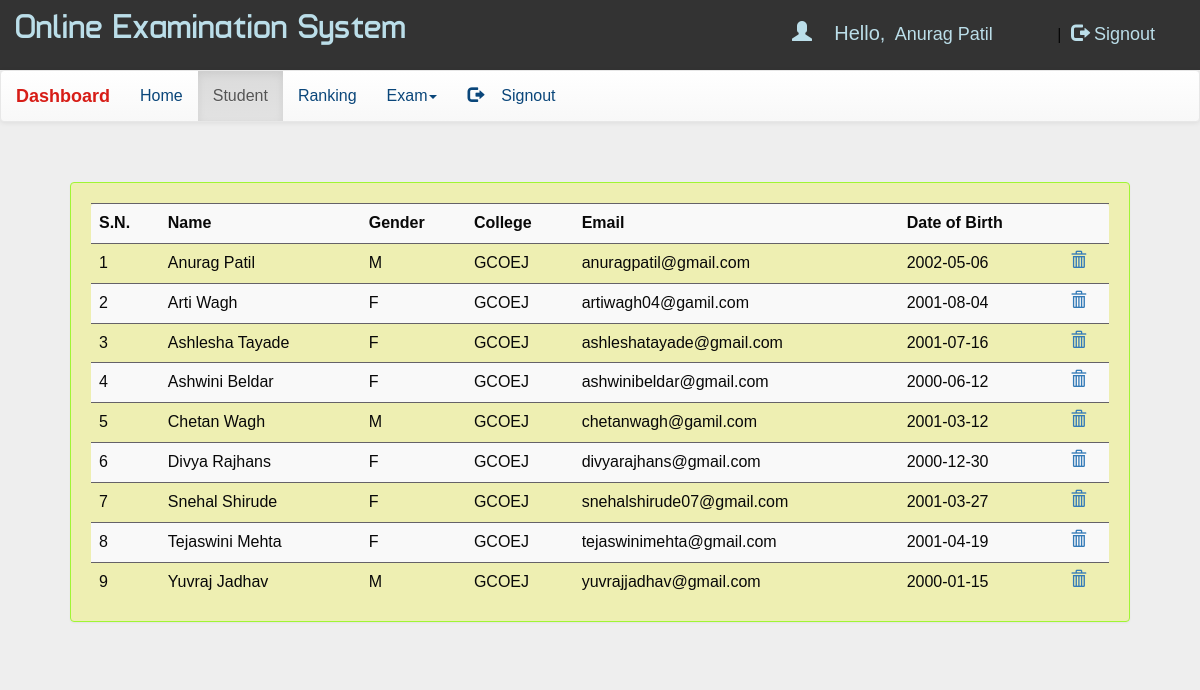
The page /dash.php?q=1 (signed in) on the database its author committed.
### tables this page shows
CREATE TABLE `student` (
  `name` varchar(500) NOT NULL,
  `gender` varchar(5) NOT NULL,
  `college` varchar(100) NOT NULL,
  `email` varchar(500) NOT NULL,
  `dob` date NOT NULL,
  `password` varchar(500) NOT NULL
);

### dash.php (the view, shortened to what this page needs)
<!DOCTYPE html PUBLIC "-//W3C//DTD XHTML 1.0 Transitional//EN" "http://www.w3.org/TR/xhtml1/DTD/xhtml1-transitional.dtd">
<html xmlns="http://www.w3.org/1999/xhtml">
<head>
<link  rel="stylesheet" href="css/bootstrap.min.css"/>
 <link  rel="stylesheet" href="css/bootstrap-theme.min.css"/>
 <link rel="stylesheet" href="css/mains.css">
 <link  rel="stylesheet" href="css/font.css">
</head>
<body  style="background:#eee;">
<div class="header">
<div class="row">
<div class="col-lg-6">
<span class="logo">Online Examination System</span></div>
<?php
 include_once 'dbConnection.php';
  if(!(isset($_SESSION['email']))){
header("location:index.php");
}
else
{
$name = $_SESSION['name'];;
echo '<span class="pull-right top title1" ><span class="log1"><span class="glyphicon glyphicon-user" aria-hidden="true"></span>&nbsp;&nbsp;&nbsp;&nbsp;Hello,</span> <a href="account.php" class="log log1">'.$name.'</a>&nbsp;|&nbsp;<a href="logout.php?q=account.php" class="log"><span class="glyphicon glyphicon-log-out" aria-hidden="true"></span>&nbsp;Signout</button></a></span>';
}?>
</div></div>
<nav class="navbar navbar-default title1">
  <div class="container-fluid">
    <div class="navbar-header">
      <a class="navbar-brand" href="dash.php?q=0"><b>Dashboard</b></a>
    </div>
    <div class="collapse navbar-collapse" id="bs-example-navbar-collapse-1">
      <ul class="nav navbar-nav">
        <li <?php if(@$_GET['q']==0) echo'class="active"'; ?>><a href="dash.php?q=0">Home<span class="sr-only">(current)</span></a></li>
        <li <?php if(@$_GET['q']==1) echo'class="active"'; ?>><a href="dash.php?q=1">Student</a></li>
		<li <?php if(@$_GET['q']==2) echo'class="active"'; ?>><a href="dash.php?q=2">Ranking</a></li>
        <li class="dropdown <?php if(@$_GET['q']==4 || @$_GET['q']==5) echo'active"'; ?>">
          <a href="#" class="dropdown-toggle" data-toggle="dropdown" role="button" aria-haspopup="true" aria-expanded="false">Exam<span class="caret"></span></a>
        </li><li class="pull-right"> <a href="logout.php?q=account.php"><span class="glyphicon glyphicon-log-out" aria-hidden="true"></span>&nbsp;&nbsp;&nbsp;&nbsp;Signout</a></li>
      </ul>
          </div>
  </div>
</nav>
<div class="container">
<div class="row">
<div class="col-md-12">
<?php if(@$_GET['q']==1) {
$result = mysqli_query($con,"SELECT * FROM student") or die('Error');
echo  '<div class="panel"><div class="table-responsive"><table class="table table-striped title1">
<tr><td><b>S.N.</b></td><td><b>Name</b></td><td><b>Gender</b></td><td><b>College</b></td><td><b>Email</b></td><td><b>Date of Birth</b></td><td></td></tr>';
$c=1;
while($row = mysqli_fetch_array($result)) {
	$name = $row['name'];
	$dob = $row['dob'];
	$gender = $row['gender'];
  $email = $row['email'];
	$college = $row['college'];
	echo '<tr><td>'.$c++.'</td><td>'.$name.'</td><td>'.$gender.'</td><td>'.$college.'</td><td>'.$email.'</td><td>'.$dob.'</td>
	<td><a title="Delete Student" href="update.php?demail='.$email.'"><b><span class="glyphicon glyphicon-trash" aria-hidden="true"></span></b></a></td></tr>';
}
echo '</table></div></div>';
}?>
</div>
</div></div>
</body>
</html>

### css/mains.css (style rules this page uses)
body { overflow-x:hidden; width:100%; font: 15px "Century Gothic", "Times Roman", sans-serif; background: #eee; min-height:550px; background-attachment:fixed; }
.panel { background-color: #eff1828c; border-color:#a0f534; margin:40px; padding:20px; font: 15px "Century Gothic", "Times Roman", sans-serif; }
.header { background:#333; height:70px; }
.logo { font-family:'typo'; font-size:35px; color:#bbdee9; margin:15px; }
.title1 { font: 16px "Century Gothic", "Times Roman", sans-serif; }
.top { margin-top:20px; }
.log1 { font: 20px 'Ubuntu', sans-serif; color:#bbdee9; margin-left:10px; }
.log { margin:10px; margin-right:60px; margin-left:5px; color:#bbdee9; text-decoration:none; font-size:18px; font-size:18px; }

### rows shown on the page
student: name "Anurag Patil", gender "M", college "GCOEJ", email "anuragpatil@gmail.com", dob "2002-05-06"
student: name "Arti Wagh", gender "F", college "GCOEJ", email "artiwagh04@gamil.com", dob "2001-08-04"
student: name "Ashlesha Tayade", gender "F", college "GCOEJ", email "ashleshatayade@gmail.com", dob "2001-07-16"
student: name "Ashwini Beldar", gender "F", college "GCOEJ", email "ashwinibeldar@gmail.com", dob "2000-06-12"
student: name "Chetan Wagh", gender "M", college "GCOEJ", email "chetanwagh@gamil.com", dob "2001-03-12"
student: name "Divya Rajhans", gender "F", college "GCOEJ", email "divyarajhans@gmail.com", dob "2000-12-30"
student: name "Snehal Shirude", gender "F", college "GCOEJ", email "snehalshirude07@gmail.com", dob "2001-03-27"
student: name "Tejaswini Mehta", gender "F", college "GCOEJ", email "tejaswinimehta@gmail.com", dob "2001-04-19"
student: name "Yuvraj Jadhav", gender "M", college "GCOEJ", email "yuvrajjadhav@gmail.com", dob "2000-01-15"

### other values the page prints
$name "Anurag Patil"
